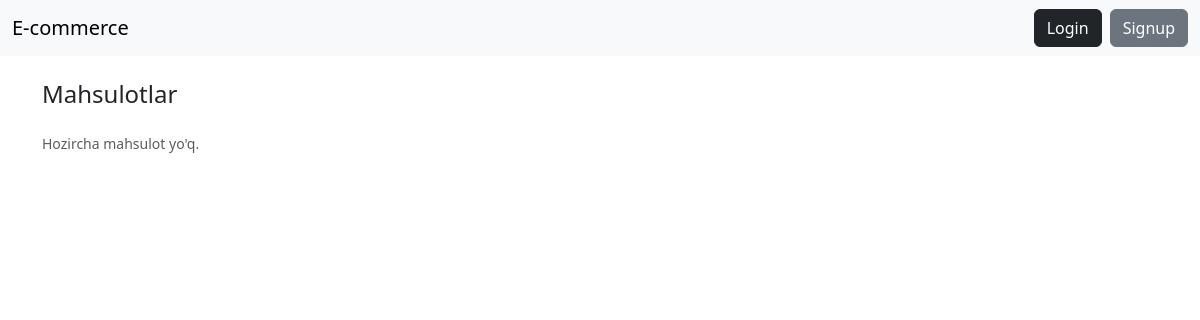
The app's page /, older data.
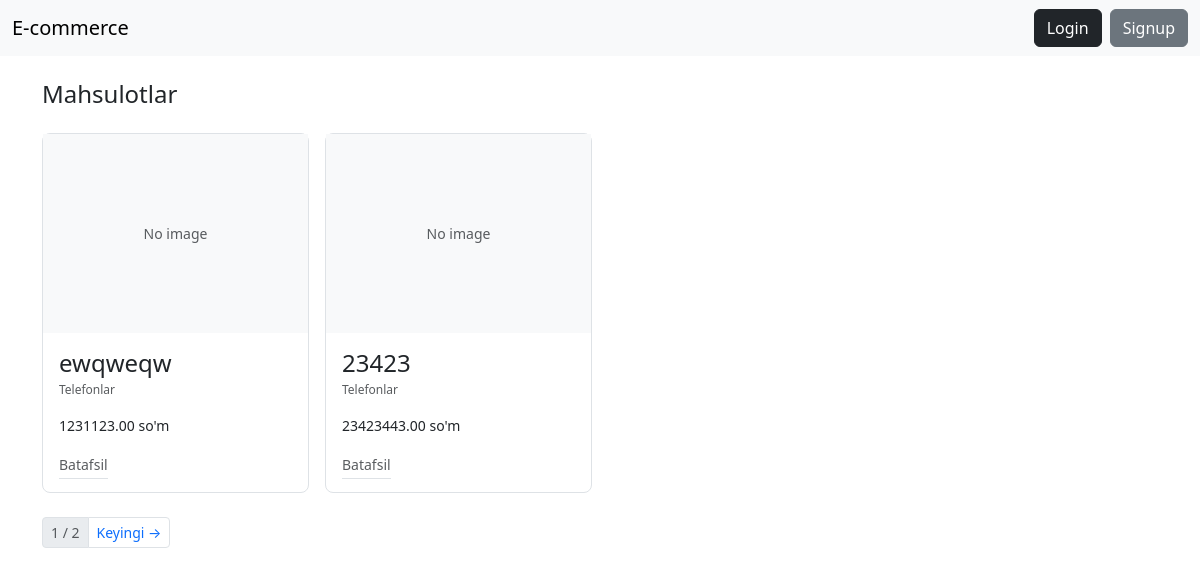
The same page, newer data.
### catalog/models.py (models this page shows, shortened)
class Product(models.Model):
   seller = models.ForeignKey(settings.AUTH_USER_MODEL, on_delete=models.CASCADE, related_name='products')
   category = models.ForeignKey(Category, on_delete=models.SET_NULL,null=True, blank=True, related_name="products" )
   name = models.CharField(max_length=200)
   slug = models.SlugField(max_length=220, unique=True)
   price = models.DecimalField(max_digits=12, decimal_places=2)
   short_description = models.CharField(max_length=255, blank=True)
   description = models.TextField(blank=True)
   stock = models.PositiveIntegerField(default=0)
   is_active = models.BooleanField(default=True)
   main_image = models.ImageField(upload_to="products/main/", blank=True, null=True)
   created_at = models.DateTimeField(auto_now_add=True)

class Category(models.Model):
    name = models.CharField()
    slug = models.SlugField(max_length=255, unique=True)
    parent = models.ForeignKey("self", on_delete=models.SET_NULL, null=True, blank=True)
    class Meta:
        verbose_name_plural = "Categories"
        verbose_name = "Category"

### catalog/views.py (the view)
# urls.py: path("", views.ProductListView.as_view(), name="product_list"),
class ProductListView(ListView):
    model = Product
    template_name = 'catalog/product_list.html'
    context_object_name = 'products'
    paginate_by = 2
    def get_queryset(self):
        return Product.objects.filter(is_active=True).select_related("category", "seller").order_by("-created_at")

### templates/catalog/product_list.html (shortened to what this page needs)
{% extends "base.html" %}
{% block body %}
<div class="container py-4">
  <h1 class="fs-4 fw-medium mb-4">Mahsulotlar</h1>
  <div class="row row-cols-2 row-cols-md-3 row-cols-lg-4 g-3">
    {% for p in products %}
    <div class="col">
      <div class="card h-100 border shadow-none rounded-3">
        {% if p.main_image %}
          <img src="{{ p.main_image.url }}" alt="{{ p.name }}"
               class="card-img-top object-fit-cover" style="aspect-ratio:4/3">
        {% else %}
          <div class="bg-light d-flex align-items-center justify-content-center text-muted small"
               style="aspect-ratio:4/3">No image</div>
        {% endif %}
        <div class="card-body p-3">
          <h4 class="card-title fw-medium mb-1 text-dark"><a href="{% url 'product_detail' p.slug %}" class="text-reset text-decoration-none">{{ p.name }}</a></h4>
          <p class="text-muted" style="font-size:12px">
            {% if p.category %}{{ p.category.name }}{% else %}No category{% endif %}
          </p>
          <p class="small fw-medium mb-3">{{ p.price }} so'm</p>
          <a href="{% url 'product_detail' p.slug %}"
             class="small text-muted text-decoration-none border-bottom pb-1">Batafsil</a>
        </div>
      </div>
    </div>
    {% empty %}
    <div class="col-12">
      <p class="text-muted small">Hozircha mahsulot yo'q.</p>
    </div>
    {% endfor %}
  </div>
  {% if is_paginated %}
  <nav class="mt-4">
    <ul class="pagination pagination-sm">
      <li class="page-item disabled">
        <span class="page-link text-muted">
          {{ page_obj.number }} / {{ page_obj.paginator.num_pages }}
        </span>
      </li>
      {% if page_obj.has_next %}
        <li class="page-item">
          <a class="page-link" href="?page={{ page_obj.next_page_number }}">Keyingi →</a>
        </li>
      {% endif %}
    </ul>
  </nav>
  {% endif %}
</div>
{% endblock %}

Row changes from the older to the newer data that the page shows:
added Product: main_image "No image", name "ewqweqw", category.name "Telefonlar", price "1231123.00"
added Product: main_image "No image", name "23423", category.name "Telefonlar", price "23423443.00"
Text that changed along with them:
{{ page_obj.number }}: (not shown) → "1"
{{ page_obj.paginator.num_pages }}: (not shown) → "2"
text no longer shown: "Hozircha mahsulot yo'q."
text now shown: "/ Keyingi →"
